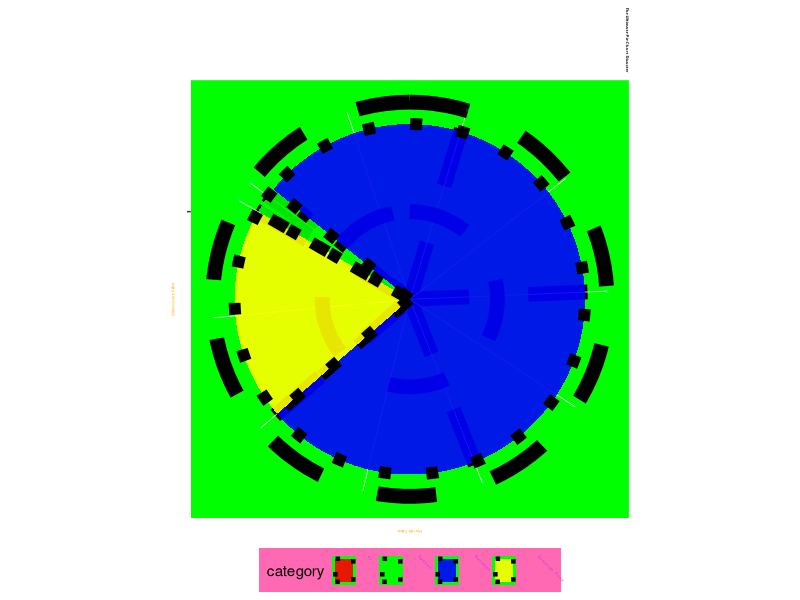

Write the R code that produced this figure.
library(ggplot2)

# Create some bizarre and unusual data
data <- data.frame(
  category = c("Apples", "Bananas", "Quantum Foam", "42"),
  value = c(3.14, 99, -25, 0.001) # Mixing decimals, large values, negatives, and tiny values
)

# Create a hideous and eye-watering pie chart
ggplot(data, aes(x = "", y = value, fill = category)) +
  geom_bar(stat = "identity", width = 3, color = "black", linetype = "dotted", size = 4, alpha = 0.9) + # Overly thick bars
  coord_polar(theta = "y", start = pi/3, direction = -1) + # Off-angle for maximum chaos
  scale_fill_manual(values = c("#FF0000", "#00FF00", "#0000FF", "#FFFF00")) + # Blinding neon colors
  theme(
    panel.background = element_rect(fill = "green"), # Eye-searing green background
    panel.grid.major = element_line(color = "black", size = 5, linetype = "dashed"), # Thick, distracting grid lines
    axis.text = element_text(size = 3, family = "Comic Sans MS", color = "cyan", angle = 90), # Slanted, unreadable text
    axis.title = element_text(size = 3, family = "Papyrus", color = "orange", face = "italic", angle = 180), # Inverted, awful titles
    plot.title = element_text(size = 3, family = "Wingdings", color = "black", face = "bold", angle = -90), # Unintelligible title
    legend.position = "bottom",
    legend.background = element_rect(fill = "hotpink"), # Clashing pink legend background
    legend.text = element_text(size = 3, color = "purple", family = "Courier", angle = -45) # Tilted, chaotic legend text
  ) +
  labs(title = "The Ultimate Pie Chart Disaster", x = "Unnecessary X Axis", y = "Horrific Y Axis")
